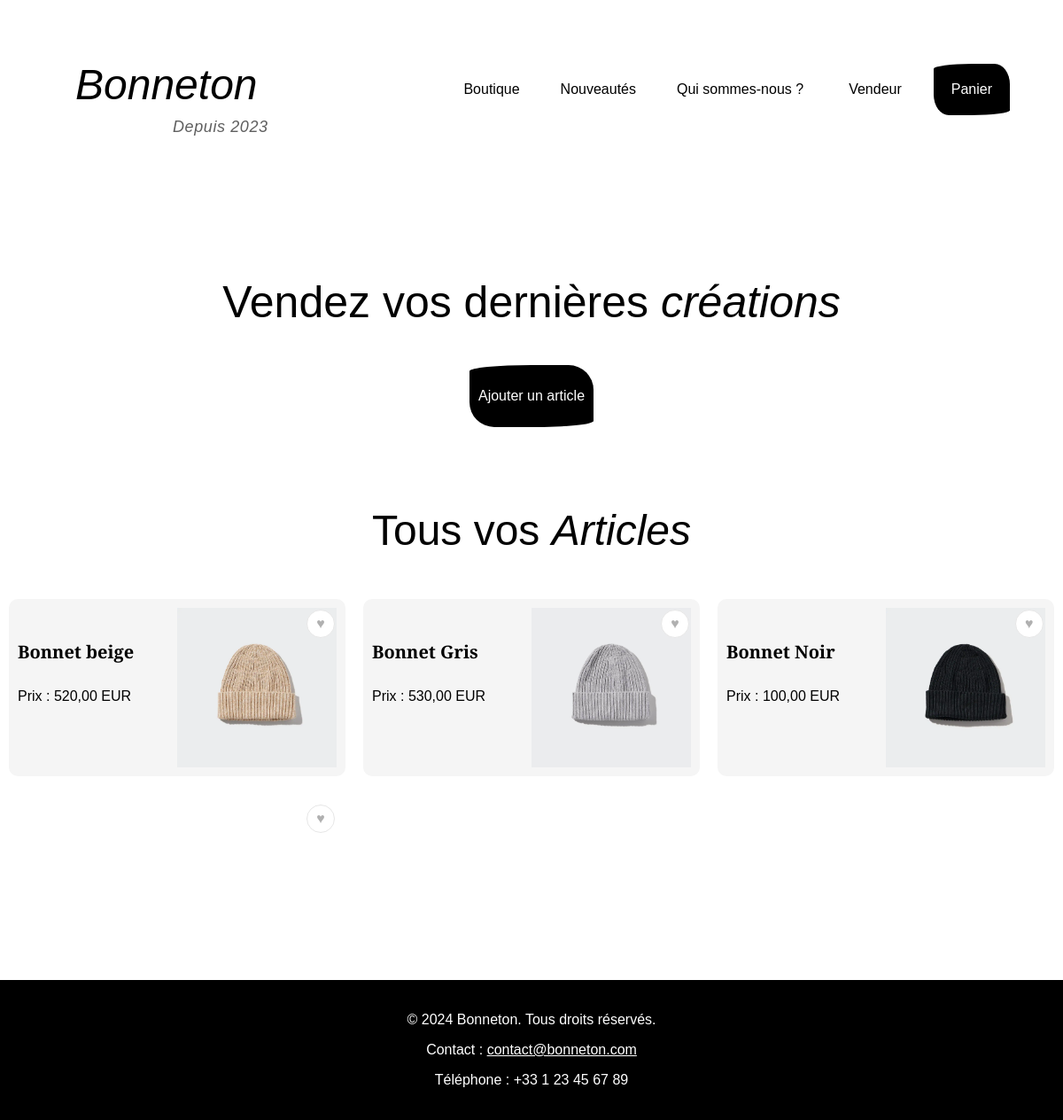
The app's page /public/vendeur.php (signed in) with its own data.
### tables this page shows
CREATE TABLE `article` (
  `id` int(11) NOT NULL,
  `user_id` int(11) NOT NULL,
  `article_name` text NOT NULL,
  `caract` text NOT NULL,
  `img` text NOT NULL,
  `price_cents` int(11) NOT NULL DEFAULT 0,
  `currency` char(3) NOT NULL DEFAULT 'EUR',
  `stock` int(11) NOT NULL DEFAULT 0,
  `status` enum('active','out_of_stock','archived') NOT NULL DEFAULT 'active',
  `mise_en_vente` date NOT NULL,
  `nb_vente` int(11) NOT NULL DEFAULT 0,
  `created_at` timestamp NOT NULL DEFAULT current_timestamp(),
  `updated_at` timestamp NULL DEFAULT NULL ON UPDATE current_timestamp()
);

### public/includes/config.php (called while the page is built, shortened)
<?php
if (!function_exists('format_price')) {
    function format_price($cents, $currency = 'EUR')
    {
        $amount = number_format(((int) $cents) / 100, 2, ',', ' ');
        return $amount . ' ' . $currency;
    }
}

### public/includes/affichage_article.php (the view, shortened to what this page needs)
<?php
$article_classes = 'article';
if (!empty($reveal_style)) {
    $article_style = $reveal_style;
} else {
    $article_style = '';
}
if (!empty($reveal_class)) {
    $article_classes .= ' ' . $reveal_class;
}
$article_id = (int) ($row["id"] ?? 0);
$is_favorite = !empty($favorites_map) && isset($favorites_map[$article_id]);
echo "<div class='article-card'>";
if (isset($_SESSION['id'])) {
    echo "<form method='POST' action='actions/toggle-favori.php' class='favorite-form'>";
    echo "<button type='submit' class='favorite-button" . ($is_favorite ? " is-active" : "") . "' aria-label='Favori' title='Favori'>♥</button>";
    echo "</form>";
}
echo "<a class='article-link' href='page_details_article.php?id=" . e($article_id) . "'><div class='" . e($article_classes) . "' " . $article_style . ">";
echo "<div class='left-section'>";
echo "<br><br><h2>" . e($row["article_name"]) . "</h2><br>";
$price_cents = $row["price_cents"] ?? null;
$currency = $row["currency"] ?? 'EUR';
if ($price_cents !== null && function_exists('format_price')) {
    echo "<p>Prix : " . e(format_price($price_cents, $currency)) . "</p>";
} elseif ($price_cents !== null) {
    echo "<p>Prix : " . e($price_cents) . " €</p>";
}
echo "</div>";
echo "<div class='right-section'>";
$image_url = $row["image_url"] ?? $row["img"];
echo "<img src='" . e($image_url) . "' alt='" . e($row["article_name"]) . "'>";
echo "</div>";
echo "</div></a>";
echo "</div>";

### public/vendeur.php (shortened to what this page needs)
<?php
include("includes/header.php");
?>
</head>
<body>
    <?php
    include("includes/menu.php");
    ?>
    <section class="haut reveal">
        <h1>Vendez vos dernières <i>créations</i></h1>
        <div>
            <p><a href="ajoutArticle.php">Ajouter un article</a></p>
        </div>
    </section>
    <section class="bas reveal">
        <h2>Tous vos <i>Articles</i></h2>
    </section>
    <?php
    include 'includes/config.php';
    $connexion = obtenirConnexion();
    $user_id = $_SESSION['id'];
    $favorites_map = [];
    $stmt_articles = $connexion->prepare("SELECT article.*, COALESCE(ai.url, article.img) AS image_url FROM article LEFT JOIN article_images ai ON ai.article_id = article.id AND ai.is_primary = 1 WHERE article.user_id = ?");
    $stmt_articles->bind_param("i", $user_id);
    $stmt_articles->execute();
    $resultat_mes_articles = $stmt_articles->get_result();
    if ($resultat_mes_articles->num_rows > 0) {
        $reveal_class = 'reveal';
        while ($row = $resultat_mes_articles->fetch_assoc()) {
            include("includes/affichage_article.php");
        }
    } else {
        echo "<p class='empty-state'>Oops... il semblerait que vous n'ayez encore rien vendu</p>";
    }
    ?>
    <?php
    include("includes/footer.php");
    ?>

### public/assets/css/stylebase.css (style rules this page uses)
html, body { height: 100%; margin: 0; padding: 0; }
body { font-family: 'Playfair Display', sans-serif; font-weight: thin; min-height: 100vh; display: flex; flex-direction: column; }
.haut { text-align: center; }
.haut h1 { font-size: 50px; font-weight: 400; text-align: center; padding: 50px 200px 0px; }
.haut h1 i { font-weight: 50px; }
.haut div { background-color: black; border-radius: 50% 20% / 10% 40%; padding: 10px; display: inline-block; }
.haut div p a { text-decoration: none; color: white; }
.bas h2 { font-size: 48px; font-weight: 400; text-align: center; padding: 50px 200px 0px; }
.bas h2 i { font-weight: 50px; }
.reveal { opacity: 0; transform: translateY(22px); transition: opacity 0.6s ease, transform 0.6s ease; transition-delay: var(--stagger-delay, 0ms); will-change: opacity, transform; }
.reveal-visible { opacity: 1; transform: translateY(0); }

### public/assets/css/article.css (style rules this page uses)
.article { width: calc(33.33% - 20px); border: 3px; margin: 10px; padding: 10px; display: inline-block; vertical-align: top; box-sizing: border-box; position: relative; background-color: #f5f5f5; cursor: pointer; border-radius: 10px; transition: transform 0.25s ease, box-shadow 0.25s ease; }
.article-card { position: relative; display: inline-block; width: calc(33.33% - 20px); margin: 10px; vertical-align: top; }
.article-card .article { width: 100%; margin: 0; }
.article-link { text-decoration: none; color: inherit; }
.favorite-form { position: absolute; top: 12px; right: 12px; z-index: 2; }
.favorite-button { width: 32px; height: 32px; border-radius: 999px; border: 1px solid #e6e6e6; background-color: #fff; color: #b0b0b0; font-size: 16px; cursor: pointer; line-height: 1; display: inline-flex; align-items: center; justify-content: center; transition: color 0.2s ease, border-color 0.2s ease, transform 0.2s ease; }
.left-section { width: 50%; float: left; }
.left-section h2, .left-section p { text-decoration: none; }
.right-section { width: 50%; float: left; }
.article img { width: 100%; display: block; }
.article h2 { font-size: 20px; margin-bottom: 5px; margin-top: 0; }
.article p { margin: 5px 0; }

### records on screen
article: article_name "Bonnet beige", format_price($price_cents, $currency) "520,00 EUR", shows a picture
article: article_name "Bonnet Gris", format_price($price_cents, $currency) "530,00 EUR", shows a picture
article: article_name "Bonnet Noir", format_price($price_cents, $currency) "100,00 EUR", shows a picture

### other values on screen
$_SESSION['prenom'] "Vendeur"
